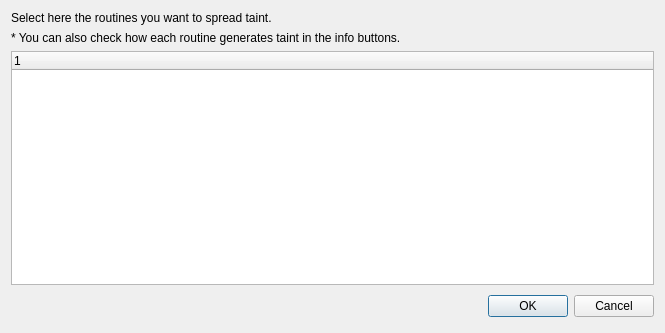
<?xml version="1.0" encoding="UTF-8"?>
<ui version="4.0">
 <class>TaintSourceSelectorDialog</class>
 <widget class="QDialog" name="TaintSourceSelectorDialog">
  <property name="geometry">
   <rect>
    <x>0</x>
    <y>0</y>
    <width>665</width>
    <height>333</height>
   </rect>
  </property>
  <property name="windowTitle">
   <string>Dialog</string>
  </property>
  <layout class="QVBoxLayout" name="verticalLayout">
   <item>
    <widget class="QLabel" name="label">
     <property name="text">
      <string>Select here the routines you want to spread taint.</string>
     </property>
    </widget>
   </item>
   <item>
    <widget class="QLabel" name="label_2">
     <property name="text">
      <string>* You can also check how each routine generates taint in the info buttons.</string>
     </property>
    </widget>
   </item>
   <item>
    <widget class="QTreeWidget" name="treeWidget">
     <column>
      <property name="text">
       <string notr="true">1</string>
      </property>
     </column>
    </widget>
   </item>
   <item>
    <layout class="QHBoxLayout">
     <property name="spacing">
      <number>6</number>
     </property>
     <property name="margin" stdset="0">
      <number>0</number>
     </property>
     <item>
      <spacer>
       <property name="orientation">
        <enum>Qt::Horizontal</enum>
       </property>
       <property name="sizeHint" stdset="0">
        <size>
         <width>131</width>
         <height>31</height>
        </size>
       </property>
      </spacer>
     </item>
     <item>
      <widget class="QPushButton" name="okButton">
       <property name="text">
        <string>OK</string>
       </property>
      </widget>
     </item>
     <item>
      <widget class="QPushButton" name="cancelButton">
       <property name="text">
        <string>Cancel</string>
       </property>
      </widget>
     </item>
    </layout>
   </item>
  </layout>
 </widget>
 <resources/>
 <connections>
  <connection>
   <sender>okButton</sender>
   <signal>clicked()</signal>
   <receiver>TaintSourceSelectorDialog</receiver>
   <slot>accept()</slot>
   <hints>
    <hint type="sourcelabel">
     <x>278</x>
     <y>253</y>
    </hint>
    <hint type="destinationlabel">
     <x>96</x>
     <y>254</y>
    </hint>
   </hints>
  </connection>
  <connection>
   <sender>cancelButton</sender>
   <signal>clicked()</signal>
   <receiver>TaintSourceSelectorDialog</receiver>
   <slot>reject()</slot>
   <hints>
    <hint type="sourcelabel">
     <x>369</x>
     <y>253</y>
    </hint>
    <hint type="destinationlabel">
     <x>179</x>
     <y>282</y>
    </hint>
   </hints>
  </connection>
 </connections>
</ui>
